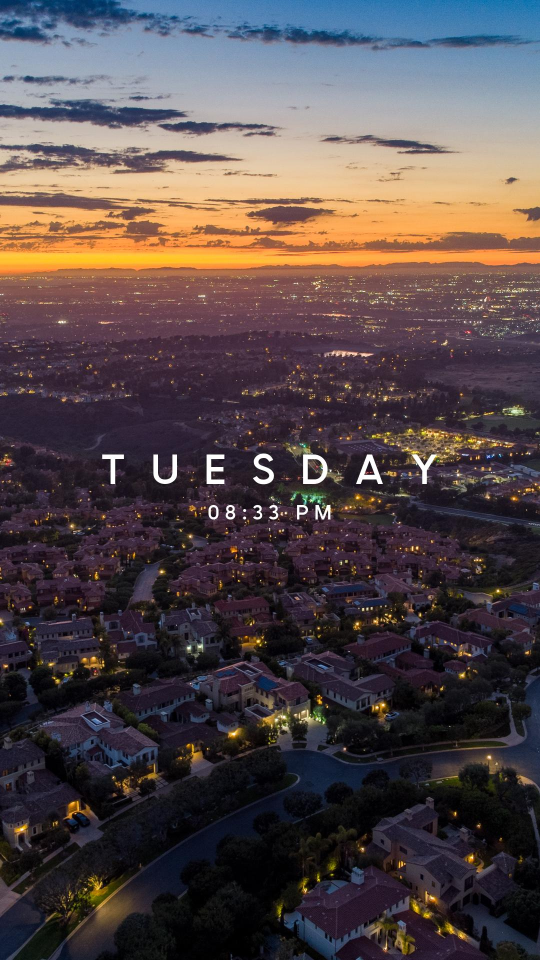
#> input picture media/other/drone.jpg, 1080 x 1920 px, found by its file name (shown at 1/2 size)
$ python storyeffects.py   (older library calls are emulated)
#> lines starting #> are read from the running program, lines starting #| are printed output that depends on the picture
# Instagram Story Effects
# Copyright (C) 2021 William Hsieh - All Rights Reserved
# MIT License

# Add story filters to existing photos

from PIL import Image, ImageFont, ImageDraw
from PIL.ExifTags import TAGS
from datetime import datetime


# -------------------------------- #
# ------------- IMAGE ------------ #
# -------------------------------- #
# import image, resize to 1080 by 1920
img = Image.open("media/drone.jpg")
#> img is the input picture: PIL image 1080x1920 RGB; mean R, G, B 83.3, 71.6, 72.7

# rotate to correct orientation
try:
    exifdata = img.getexif() # get photo metadata
    orientation = exifdata.get(274)
    if orientation == 8:
        img = img.rotate(90, expand = True)
    if orientation == 3:
        img = img.rotate(180, expand = True)
    if orientation == 6:
        img = img.rotate(270, expand = True)
except (AttributeError, KeyError, IndexError, TypeError): # in case metadata is bad
    pass

# https://stackoverflow.com/a/4744625/16074281
aspect = 1.0 * img.width / img.height
#> aspect = 0.562
ideal_aspect = 9.0 / 16.0 # Instagram stories are 9:16

if aspect > ideal_aspect: # too wide
    new_width = int(ideal_aspect * img.height)
    offset = (img.width - new_width) / 2
    resize = (offset, 0, img.width - offset, img.height)
else: # too narrow
    new_height = int(img.width / ideal_aspect)
#> new_height = 1920
    offset = (img.height - new_height) / 2
#> offset = 0
    resize = (0, offset, img.width, img.height - offset)
#> resize = (0, 0, 1080, 1920)

img = img.crop(resize).resize((1080, 1920), Image.ANTIALIAS)


# -------------------------------- #
# ------------- TEXT ------------- #
# -------------------------------- #
# set font and font sizes for date and time
date_font = ImageFont.truetype('WestwoodSans-Regular.ttf', 80)
time_font = ImageFont.truetype('WestwoodSans-Regular.ttf', 40)

try:
    # date and time text
    exifdata = img.getexif() # use photo metadata

    # row 39 is datetime data
    now = exifdata.get(36867)
    if isinstance(now, bytes):
        now = now.decode()
    now = datetime.strptime(now, '%Y:%m:%d %H:%M:%S')

except (AttributeError, KeyError, IndexError, TypeError): # in case metadata is bad
    now = datetime.now() # use system time

# [12 lines of commented-out code are left out]
dayofweek = ["Monday", "Tuesday", "Wednesday", "Thursday", "Friday", "Saturday", "Sunday"]
date_text = dayofweek[now.weekday()]
date_text = date_text.upper()

# convert time to 12 hour time w/ AM/PM
time_text = now.strftime("%I:%M %p")


# -------------------------------- #
# ------------- EDIT ------------- #
# -------------------------------- #
# load image
draw = ImageDraw.Draw(img)

# calculate date text offset
w, h = draw.textsize(date_text, date_font)
#> w = 423; h = 76
gapwidth = 50 # adjust as needed
totalwidth = w + (len(date_text) - 1) * gapwidth
#> totalwidth = 773

# start position for text
offset = 0 # vertical offset
left = (img.width - totalwidth) / 2
#> left = 153.5
top = ((img.height - h) / 2) + offset
#> top = 922

# draw text, increment by gapwidth
for letter in date_text:
    draw.text((left, top - 30), letter, (255, 255, 255), font = date_font)
    letterwidth, letterheight = draw.textsize(letter, font = date_font)
    left += gapwidth + letterwidth
#> this loop made 8 passes
#> (letterwidth, letterheight, left) on passes 1 to 8: (51, 76, 254.5), (55, 75, 359.5), (50, 75, 459.5), (59, 76, 568.5), (56, 75, 674.5), (62, 75, 786.5), (55, 75, 891.5), (50, 75, 991.5)
#> after the loop, left = 991.5

# calculate time text offset
w, h = draw.textsize(time_text, time_font)
#> w = 190; h = 38
gapwidth = 10 # adjust as needed
totalwidth = w + (len(time_text) - 1) * gapwidth
#> totalwidth = 260

# start position for text
left = (img.width - totalwidth) / 2
#> left = 410
top = ((img.height - h) / 2) + offset
#> top = 941

# draw text, increment by gapwidth
for letter in time_text:
    draw.text((left, top + 60), letter, (255, 255, 255), font = time_font)
    letterwidth, letterheight = draw.textsize(letter, font = time_font)
    left += gapwidth + letterwidth
#> this loop made 8 passes
#> (letterwidth, left) on passes 1 to 8: (25, 445), (25, 480), (13, 503), (25, 538), (25, 573), (13, 596), (28, 634), (35, 679)
#> after the loop, left = 679


# -------------------------------- #
# ------------ EXPORT ------------ #
# -------------------------------- #
# save image
img.save("media/output.jpg")
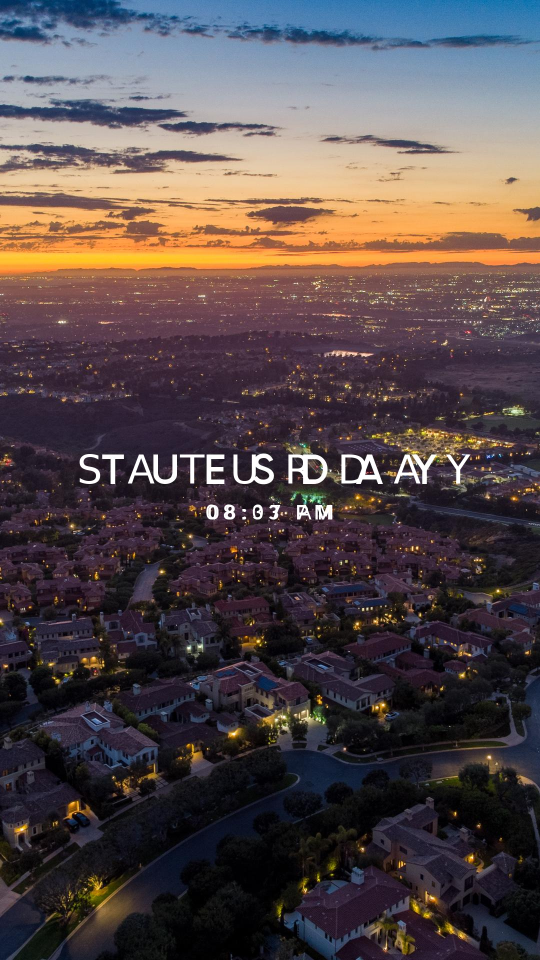
#> saved as output.jpg: PIL image 1080x1920 RGB (shown at 1/2 size); mean R, G, B 84.1, 72.4, 73.5

$ run again, with media/other/ball.jpg copied over media/other/drone.jpg
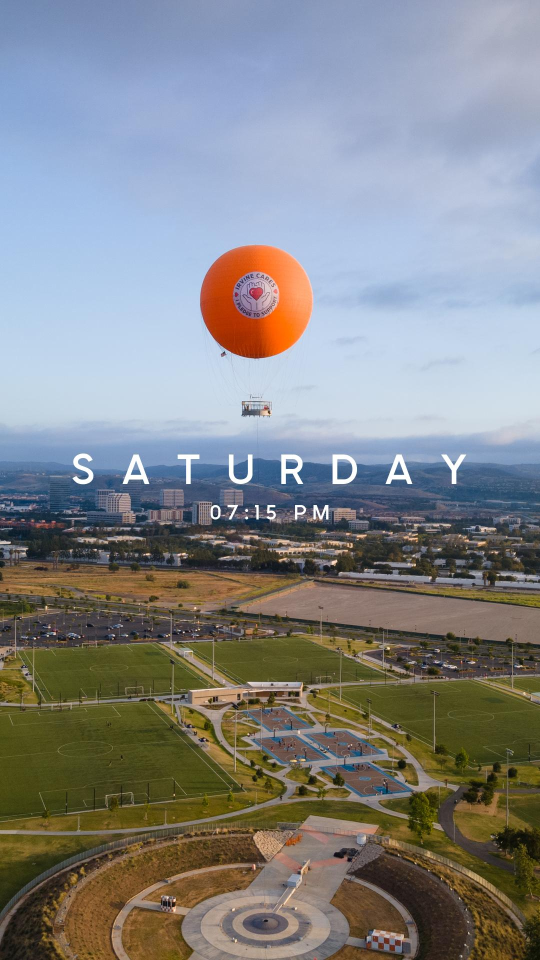
#> input picture media/other/ball.jpg, 1080 x 1920 px, found by its file name (shown at 1/2 size)
#> img is the input picture: PIL image 1080x1920 RGB; mean R, G, B 132, 134.3, 136.1
#> `w, h = draw.textsize(date_text, date_font)`: w = 423; h = 76
#> `totalwidth = w + (len(date_text) - 1) * gapwidth`: totalwidth = 773
#> `left = (img.width - totalwidth) / 2`: left = 153.5
#> `top = ((img.height - h) / 2) + offset`: top = 922
#> the loop `for letter in date_text:` made 8 passes
#> (letterwidth, letterheight, left) on passes 1 to 8: (51, 76, 254.5), (55, 75, 359.5), (50, 75, 459.5), (59, 76, 568.5), (56, 75, 674.5), (62, 75, 786.5), (55, 75, 891.5), (50, 75, 991.5)
#> after the loop `for letter in date_text:`: left = 991.5
#> `w, h = draw.textsize(time_text, time_font)`: w = 190; h = 38
#> `totalwidth = w + (len(time_text) - 1) * gapwidth`: totalwidth = 260
#> `left = (img.width - totalwidth) / 2`: left = 410
#> `top = ((img.height - h) / 2) + offset`: top = 941
#> the loop `for letter in time_text:` made 8 passes
#> (letterwidth, left) on passes 1 to 8: (25, 445), (25, 480), (13, 503), (25, 538), (25, 573), (13, 596), (28, 634), (35, 679)
#> after the loop `for letter in time_text:`: left = 679
#> `img.save("media/output.jpg")`:
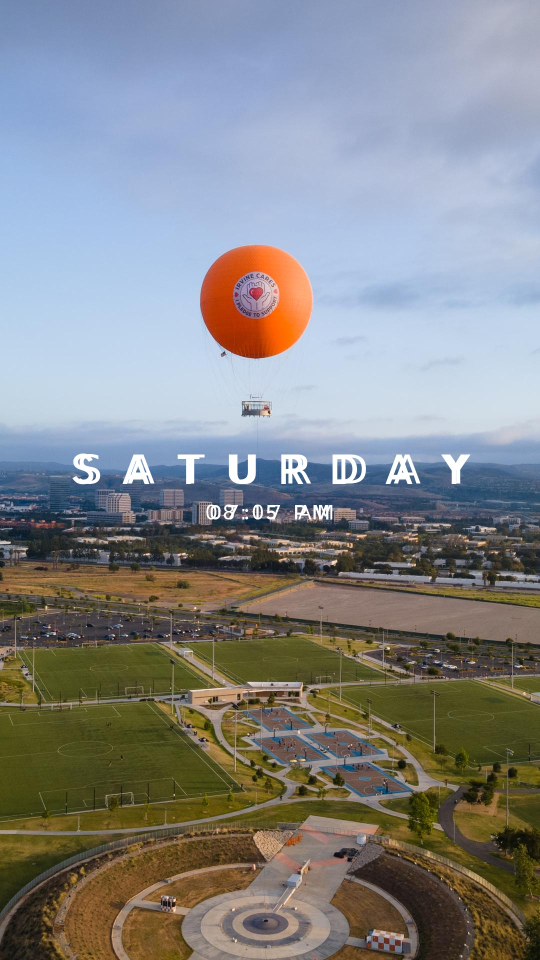
#> saved as output.jpg: PIL image 1080x1920 RGB (shown at 1/2 size); mean R, G, B 132.6, 134.8, 136.5
